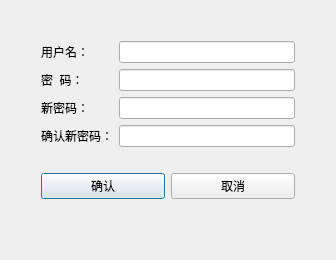
<?xml version="1.0" encoding="UTF-8"?>
<ui version="4.0">
 <class>AmendPWDialog</class>
 <widget class="QDialog" name="AmendPWDialog">
  <property name="geometry">
   <rect>
    <x>0</x>
    <y>0</y>
    <width>336</width>
    <height>250</height>
   </rect>
  </property>
  <property name="windowTitle">
   <string>密码修改</string>
  </property>
  <layout class="QVBoxLayout" name="verticalLayout_4">
   <item>
    <layout class="QVBoxLayout" name="verticalLayout_3">
     <property name="leftMargin">
      <number>30</number>
     </property>
     <property name="topMargin">
      <number>30</number>
     </property>
     <property name="rightMargin">
      <number>30</number>
     </property>
     <property name="bottomMargin">
      <number>50</number>
     </property>
     <item>
      <layout class="QHBoxLayout" name="horizontalLayout">
       <item>
        <layout class="QVBoxLayout" name="verticalLayout">
         <item>
          <widget class="QLabel" name="userLabel">
           <property name="text">
            <string>用户名：</string>
           </property>
          </widget>
         </item>
         <item>
          <widget class="QLabel" name="passworLable">
           <property name="text">
            <string>密  码：</string>
           </property>
          </widget>
         </item>
         <item>
          <widget class="QLabel" name="label">
           <property name="text">
            <string>新密码：</string>
           </property>
          </widget>
         </item>
         <item>
          <widget class="QLabel" name="label_2">
           <property name="text">
            <string>确认新密码：</string>
           </property>
          </widget>
         </item>
        </layout>
       </item>
       <item>
        <layout class="QVBoxLayout" name="verticalLayout_2">
         <item>
          <widget class="QLineEdit" name="userLineEdit">
           <property name="maxLength">
            <number>10</number>
           </property>
          </widget>
         </item>
         <item>
          <widget class="QLineEdit" name="pwLineEdit">
           <property name="maxLength">
            <number>16</number>
           </property>
           <property name="echoMode">
            <enum>QLineEdit::Password</enum>
           </property>
          </widget>
         </item>
         <item>
          <widget class="QLineEdit" name="newPWlineEdit">
           <property name="echoMode">
            <enum>QLineEdit::Password</enum>
           </property>
          </widget>
         </item>
         <item>
          <widget class="QLineEdit" name="newPwlineEdit2">
           <property name="echoMode">
            <enum>QLineEdit::Password</enum>
           </property>
          </widget>
         </item>
        </layout>
       </item>
      </layout>
     </item>
     <item>
      <layout class="QHBoxLayout" name="horizontalLayout_2">
       <property name="topMargin">
        <number>20</number>
       </property>
       <property name="bottomMargin">
        <number>0</number>
       </property>
       <item>
        <widget class="QPushButton" name="amendOKButton">
         <property name="text">
          <string>确认</string>
         </property>
        </widget>
       </item>
       <item>
        <widget class="QPushButton" name="amendCancleButton">
         <property name="text">
          <string>取消</string>
         </property>
        </widget>
       </item>
      </layout>
     </item>
    </layout>
   </item>
  </layout>
 </widget>
 <resources/>
 <connections/>
</ui>
